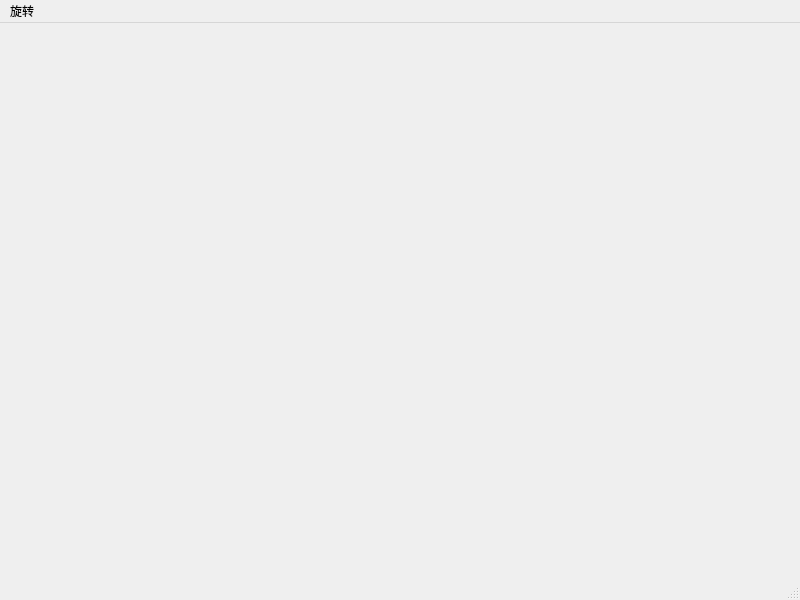
<?xml version="1.0" encoding="UTF-8"?>
<ui version="4.0">
 <class>MainWindow</class>
 <widget class="QMainWindow" name="MainWindow">
  <property name="geometry">
   <rect>
    <x>0</x>
    <y>0</y>
    <width>800</width>
    <height>600</height>
   </rect>
  </property>
  <property name="windowTitle">
   <string>MainWindow</string>
  </property>
  <widget class="QWidget" name="centralwidget"/>
  <widget class="QMenuBar" name="menubar">
   <property name="geometry">
    <rect>
     <x>0</x>
     <y>0</y>
     <width>800</width>
     <height>22</height>
    </rect>
   </property>
   <widget class="QMenu" name="menu">
    <property name="title">
     <string>旋转</string>
    </property>
    <addaction name="rotate"/>
    <addaction name="rotateAnti"/>
   </widget>
   <addaction name="menu"/>
  </widget>
  <widget class="QStatusBar" name="statusbar"/>
  <action name="actiontest">
   <property name="text">
    <string>test</string>
   </property>
  </action>
  <action name="actiontest_2">
   <property name="text">
    <string>test</string>
   </property>
  </action>
  <action name="rotate">
   <property name="text">
    <string>顺时针90°</string>
   </property>
  </action>
  <action name="rotateAnti">
   <property name="text">
    <string>逆时针90°</string>
   </property>
  </action>
 </widget>
 <resources/>
 <connections/>
</ui>
